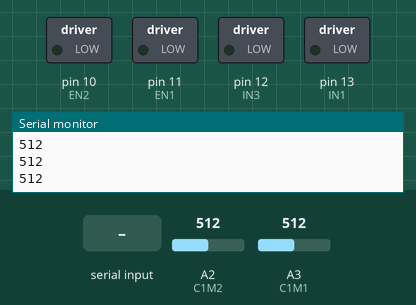
Recording of a sketch running on a simulated Arduino Uno, built with avr-gcc and run on an emulated ATmega328P. Shown: switched loads named in the sketch (green lamp = pin HIGH), the last lines printed to the serial monitor. Inputs (shaded band) come from the test bench; at power-on: A2 (C1M2) = 512, A3 (C1M1) = 512.

Above: at 1.2 s.
1.3 s: "avanza\n" received over Serial
At 3.1 s:
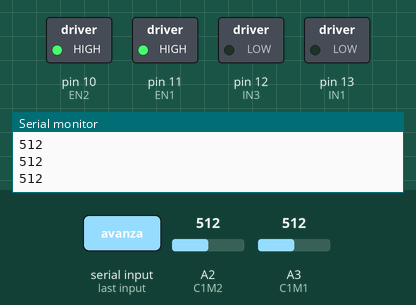
3.5 s: "retrocede\n" received over Serial
At 4.7 s:
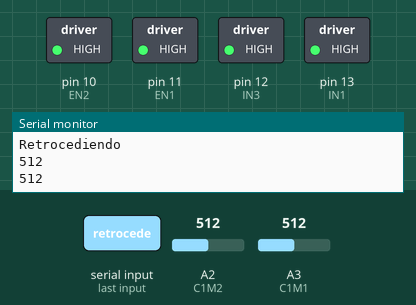
5.5 s: "derecha\n" received over Serial
At 7.2 s:
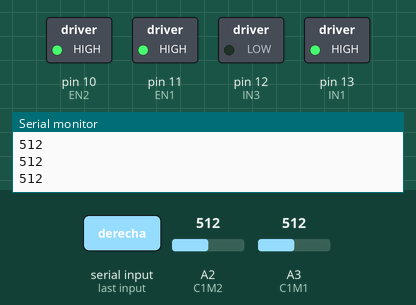
7.5 s: "izquierda\n" received over Serial
At 9.1 s:
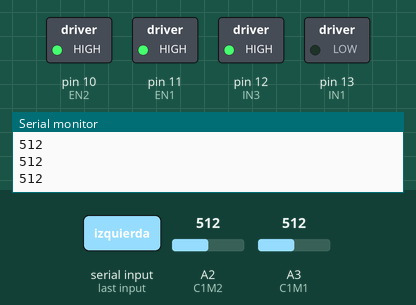
9.5 s: "apagado\n" received over Serial
At 10.6 s:
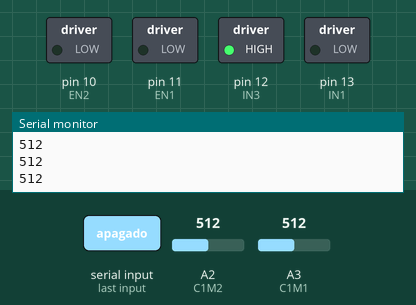
Timing chart, 0 to 12.5 s (numbered marks = the images above; inputs shaded):
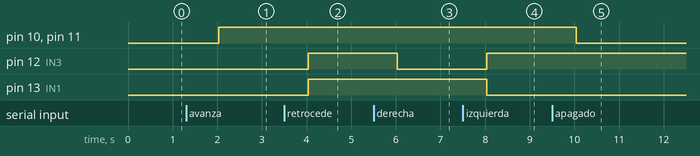

Measured:
- after the input at 1.3 s, pin 10 (EN2), pin 11 (EN1): LOW → HIGH after 0.73 s
- after the input at 3.5 s, pin 12 (IN3), pin 13 (IN1): LOW → HIGH after 0.53 s
- after the input at 5.5 s, pin 12 (IN3): HIGH → LOW after 0.54 s
- after the input at 7.5 s, pin 12 (IN3): LOW → HIGH after 0.54 s; pin 13 (IN1): HIGH → LOW after 0.54 s
- after the input at 9.5 s, pin 10 (EN2), pin 11 (EN1): HIGH → LOW after 0.54 s

The sketch:

P3_Encoders.ino
```cpp
// Definición de pines de control para el L293D
// Asignamos pines digitales del Arduino a las entradas de control (INPUTs)
const int IN1 = 13; // Pin de control 1 del Motor 1 (L293D Pin 2)
//const int IN2 = 6; // Pin de control 2 del Motor 1 (L293D Pin 7)
const int IN3 = 12; // Pin de control 1 del Motor 2 (L293D Pin 10)
//const int IN4 = 5; // Pin de control 2 del Motor 2 (L293D Pin 15)

// Pines de Habilitación (ENABLEs) - Para el ejercicio 2, se mantienen en HIGH para usar solo 4 señales de dirección.
const int EN1 = 11; // Pin Enable Motor 1 (L293D Pin 1)
const int EN2 = 10; // Pin Enable Motor 2 (L293D Pin 9)
String option;
const int C1M1 = 3;
const int C1M2 = 2;
void setup() {
  // Configurar los pines de control como salidas
  pinMode(IN1, OUTPUT);
  //pinMode(IN2, OUTPUT);
  pinMode(IN3, OUTPUT);
  //pinMode(IN4, OUTPUT);
  pinMode(C1M1, INPUT);
  pinMode(C1M2, INPUT);
  // Configurar los pines de Enable como salidas
  pinMode(EN1, OUTPUT);
  pinMode(EN2, OUTPUT);

  // Habilitar los motores al inicio (HIGH)
  // Esto permite que los motores se controlen con las 4 señales de dirección (IN1-IN4)
  digitalWrite(EN1, LOW);
  digitalWrite(EN2, LOW);

  // Inicializar la comunicación serial para recibir comandos
  Serial.begin(9600);
  Serial.println("Control de Motores");
  Serial.println("Comandos: A1 on left/right | A1 off | A2 on left/right | A2 off");
}

void loop() {
  // Bucle para leer comandos de la interfaz serial de Arduino
  if (Serial.available() > 0) {
    String option = Serial.readStringUntil('\n');
    //command.trim(); // Eliminar espacios en blanco
    if (option.equals("avanza")){
    moveFront();
    }
    if (option.equals("retrocede")){
    moveBack();
    }
    if (option.equals("derecha")){
    turnRight();
    }
    if (option.equals("izquierda")){
    turnLeft();
    }if (option.equals("apagado")){
    digitalWrite(EN1, LOW);
    digitalWrite(EN2, LOW);
    }
  }
  Serial.println(analogRead(C1M1));
  Serial.println(analogRead(C1M2));
  delay(1000);
}

  //Function move front
void moveFront(){
    //Girar a la izquierda Motor 1
    digitalWrite(IN1, LOW);
    digitalWrite(EN1, HIGH);
    //Girar a la derecha Motor 2
    digitalWrite(IN3, LOW);
    digitalWrite(EN2, HIGH);
    Serial.println("Avanzando");
  }
  //Function move back
void moveBack(){
    //Girar a la derecha Motor 1
    digitalWrite(IN1, HIGH);
    digitalWrite(EN1, HIGH);
    //Girar a la izquierda Motor 2
    digitalWrite(IN3, HIGH); // Nota: Cambiar HIGH/LOW puede invertir el sentido 'left'/'right' real
    digitalWrite(EN2, HIGH);
    Serial.println("Retrocediendo");
  }
  //Function turn right
void turnRight(){
    //Girar a la derecha Motor 1
    digitalWrite(IN1, HIGH);
    digitalWrite(EN1, HIGH);
    //Girar a la derecha Motor 2
    digitalWrite(IN3, LOW);
    digitalWrite(EN2, HIGH);
    Serial.println("Giro a la derecha");
  }
void turnLeft(){
    //Girar a la izquierda Motor 1
    digitalWrite(IN1, LOW);
    digitalWrite(EN1, HIGH);
    //Girar a la izquierda Motor 2
    digitalWrite(IN3, HIGH); // Nota: Cambiar HIGH/LOW puede invertir el sentido 'left'/'right' real
    digitalWrite(EN2, HIGH);
    Serial.println("Giro a la derecha");
  }
```
